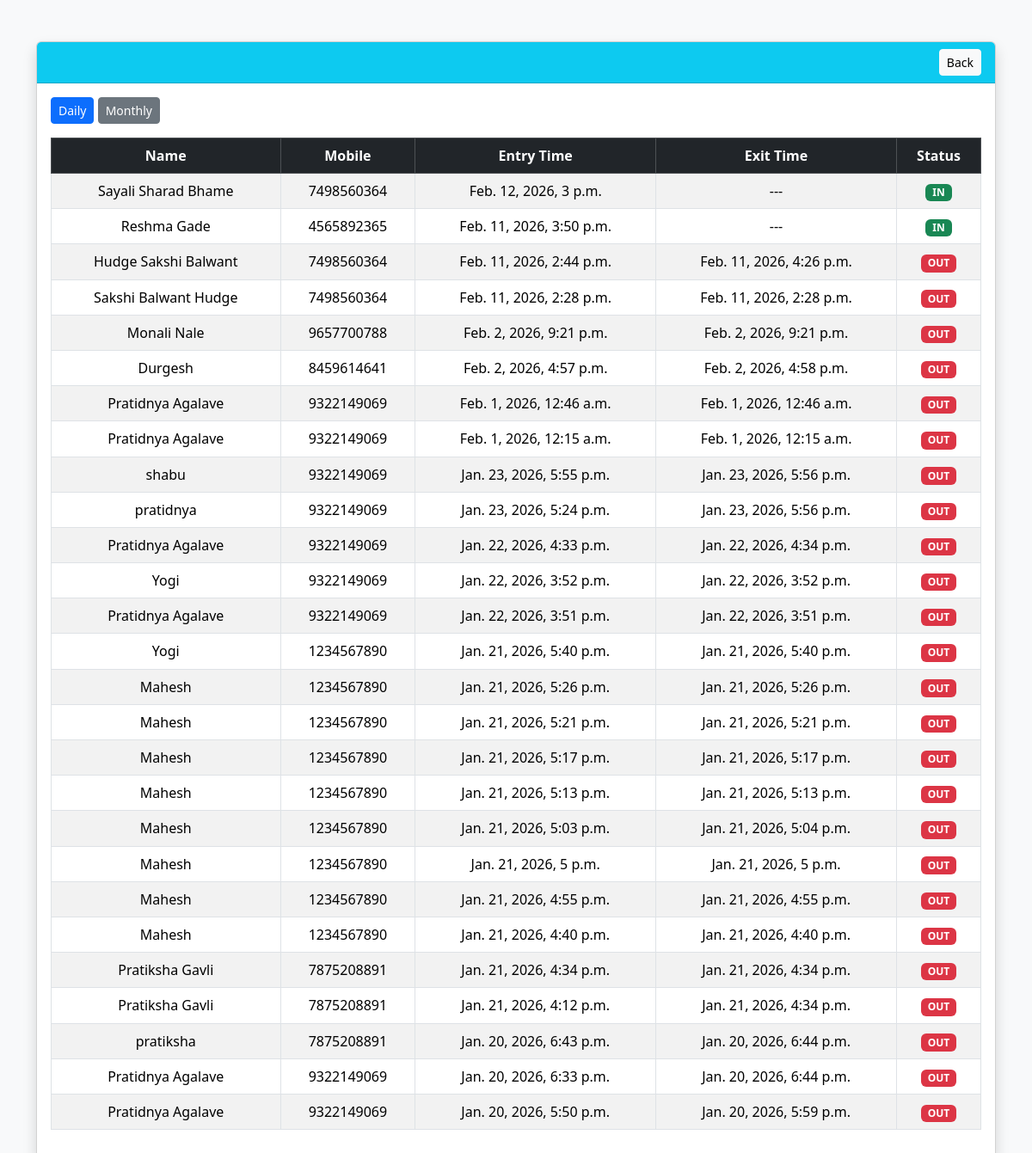
The page /report/ (signed in) on the database its author committed.
### visitors/models.py (models this page shows, shortened)
class Visitor(models.Model):
    GENDER_CHOICES = (
        ('Male', 'Male'),
        ('Female', 'Female'),
        ('Other', 'Other'),
    )
    STATUS_CHOICES = (
        ('IN', 'IN'),
        ('OUT', 'OUT'),
    )
    created_by = models.ForeignKey(
        User,
        on_delete=models.CASCADE,
        related_name='visitors'
    )
    name = models.CharField(max_length=100)
    mobile = models.CharField(max_length=10)
    email = models.EmailField()
    gender = models.CharField(max_length=10, choices=GENDER_CHOICES)
    purpose = models.CharField(max_length=200)
    visit_to = models.CharField(max_length=100)
    hostel_or_office = models.CharField(max_length=200)
    address = models.TextField()
    aadhaar = models.CharField(max_length=12)
    photo = models.ImageField(upload_to='visitor_photos/', null=True, blank=True)
    signature = models.ImageField(upload_to='signatures/')
    status = models.CharField(
        max_length=5,
        choices=STATUS_CHOICES,
        default='IN'
    )
    entry_time = models.DateTimeField(default=timezone.now)
    exit_time = models.DateTimeField(null=True, blank=True)
    created_at = models.DateTimeField(auto_now_add=True)

### visitors/views.py (the view)
# urls.py: path('report/', views.visitor_report, name='visitor_report'),
@login_required
def visitor_report(request):
    visitors = Visitor.objects.all().order_by('-entry_time')
    return render(request, 'visitors/visitor_report.html', {
        'visitors': visitors
    })

### visitors/templates/visitors/visitor_report.html (shortened to what this page needs)
<!DOCTYPE html>
<html>
<head>
    <link href="https://cdn.jsdelivr.net/npm/bootstrap@5.3.2/dist/css/bootstrap.min.css" rel="stylesheet">
</head>
<body class="bg-light">
<div class="container mt-5">
    <div class="card shadow">
        <div class="card-header bg-info text-white d-flex justify-content-between">
            <a href="/visitors/list/" class="btn btn-sm btn-light">Back</a>
        </div>
        <div class="card-body">
            <div class="mb-3">
                <a href="?type=daily" class="btn btn-sm btn-primary">Daily</a>
                <a href="?type=monthly" class="btn btn-sm btn-secondary">Monthly</a>
            </div>
            <table class="table table-bordered table-striped text-center">
                <thead class="table-dark">
                    <tr>
                        <th>Name</th>
                        <th>Mobile</th>
                        <th>Entry Time</th>
                        <th>Exit Time</th>
                        <th>Status</th>
                    </tr>
                </thead>
                <tbody>
                {% for v in visitors %}
                    <tr>
                        <td>{{ v.name }}</td>
                        <td>{{ v.mobile }}</td>
                        <td>{{ v.entry_time }}</td>
                        <td>{{ v.exit_time|default:"---" }}</td>
                        <td>
                            {% if v.status == 'IN' %}
                                <span class="badge bg-success">IN</span>
                            {% else %}
                                <span class="badge bg-danger">OUT</span>
                            {% endif %}
                        </td>
                    </tr>
                {% empty %}
                    <tr>
                        <td colspan="5">No records found</td>
                    </tr>
                {% endfor %}
                </tbody>
            </table>
        </div>
    </div>
</div>
</body>
</html>

### rows shown on the page
Visitor: name "Sayali Sharad Bhame", mobile "7498560364", entry_time "Feb. 12, 2026, 3 p.m.", exit_time "---", status "IN"
Visitor: name "Reshma Gade", mobile "4565892365", entry_time "Feb. 11, 2026, 3:50 p.m.", exit_time "---", status "IN"
Visitor: name "Hudge Sakshi Balwant", mobile "7498560364", entry_time "Feb. 11, 2026, 2:44 p.m.", exit_time "Feb. 11, 2026, 4:26 p.m.", status "OUT"
Visitor: name "Sakshi Balwant Hudge", mobile "7498560364", entry_time "Feb. 11, 2026, 2:28 p.m.", exit_time "Feb. 11, 2026, 2:28 p.m.", status "OUT"
Visitor: name "Monali Nale", mobile "9657700788", entry_time "Feb. 2, 2026, 9:21 p.m.", exit_time "Feb. 2, 2026, 9:21 p.m.", status "OUT"
Visitor: name "Durgesh", mobile "8459614641", entry_time "Feb. 2, 2026, 4:57 p.m.", exit_time "Feb. 2, 2026, 4:58 p.m.", status "OUT"
Visitor: name "Pratidnya Agalave", mobile "9322149069", entry_time "Feb. 1, 2026, 12:46 a.m.", exit_time "Feb. 1, 2026, 12:46 a.m.", status "OUT"
Visitor: name "Pratidnya Agalave", mobile "9322149069", entry_time "Feb. 1, 2026, 12:15 a.m.", exit_time "Feb. 1, 2026, 12:15 a.m.", status "OUT"
Visitor: name "shabu", mobile "9322149069", entry_time "Jan. 23, 2026, 5:55 p.m.", exit_time "Jan. 23, 2026, 5:56 p.m.", status "OUT"
Visitor: name "pratidnya", mobile "9322149069", entry_time "Jan. 23, 2026, 5:24 p.m.", exit_time "Jan. 23, 2026, 5:56 p.m.", status "OUT"
Visitor: name "Pratidnya Agalave", mobile "9322149069", entry_time "Jan. 22, 2026, 4:33 p.m.", exit_time "Jan. 22, 2026, 4:34 p.m.", status "OUT"
Visitor: name "Yogi", mobile "9322149069", entry_time "Jan. 22, 2026, 3:52 p.m.", exit_time "Jan. 22, 2026, 3:52 p.m.", status "OUT"
Visitor: name "Pratidnya Agalave", mobile "9322149069", entry_time "Jan. 22, 2026, 3:51 p.m.", exit_time "Jan. 22, 2026, 3:51 p.m.", status "OUT"
Visitor: name "Yogi", mobile "1234567890", entry_time "Jan. 21, 2026, 5:40 p.m.", exit_time "Jan. 21, 2026, 5:40 p.m.", status "OUT"
Visitor: name "Mahesh", mobile "1234567890", entry_time "Jan. 21, 2026, 5:26 p.m.", exit_time "Jan. 21, 2026, 5:26 p.m.", status "OUT"
Visitor: name "Mahesh", mobile "1234567890", entry_time "Jan. 21, 2026, 5:21 p.m.", exit_time "Jan. 21, 2026, 5:21 p.m.", status "OUT"
Visitor: name "Mahesh", mobile "1234567890", entry_time "Jan. 21, 2026, 5:17 p.m.", exit_time "Jan. 21, 2026, 5:17 p.m.", status "OUT"
Visitor: name "Mahesh", mobile "1234567890", entry_time "Jan. 21, 2026, 5:13 p.m.", exit_time "Jan. 21, 2026, 5:13 p.m.", status "OUT"
Visitor: name "Mahesh", mobile "1234567890", entry_time "Jan. 21, 2026, 5:03 p.m.", exit_time "Jan. 21, 2026, 5:04 p.m.", status "OUT"
Visitor: name "Mahesh", mobile "1234567890", entry_time "Jan. 21, 2026, 5 p.m.", exit_time "Jan. 21, 2026, 5 p.m.", status "OUT"
Visitor: name "Mahesh", mobile "1234567890", entry_time "Jan. 21, 2026, 4:55 p.m.", exit_time "Jan. 21, 2026, 4:55 p.m.", status "OUT"
Visitor: name "Mahesh", mobile "1234567890", entry_time "Jan. 21, 2026, 4:40 p.m.", exit_time "Jan. 21, 2026, 4:40 p.m.", status "OUT"
Visitor: name "Pratiksha Gavli", mobile "7875208891", entry_time "Jan. 21, 2026, 4:34 p.m.", exit_time "Jan. 21, 2026, 4:34 p.m.", status "OUT"
Visitor: name "Pratiksha Gavli", mobile "7875208891", entry_time "Jan. 21, 2026, 4:12 p.m.", exit_time "Jan. 21, 2026, 4:34 p.m.", status "OUT"
Visitor: name "pratiksha", mobile "7875208891", entry_time "Jan. 20, 2026, 6:43 p.m.", exit_time "Jan. 20, 2026, 6:44 p.m.", status "OUT"
Visitor: name "Pratidnya Agalave", mobile "9322149069", entry_time "Jan. 20, 2026, 6:33 p.m.", exit_time "Jan. 20, 2026, 6:44 p.m.", status "OUT"
Visitor: name "Pratidnya Agalave", mobile "9322149069", entry_time "Jan. 20, 2026, 5:50 p.m.", exit_time "Jan. 20, 2026, 5:59 p.m.", status "OUT"
